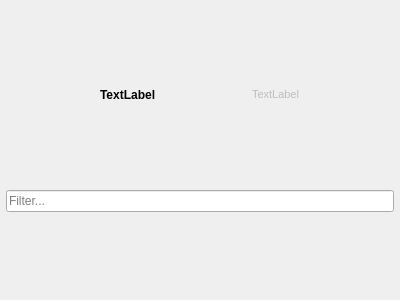
<?xml version="1.0" encoding="UTF-8"?>
<ui version="4.0">
 <class>Form</class>
 <widget class="QWidget" name="Form">
  <property name="geometry">
   <rect>
    <x>0</x>
    <y>0</y>
    <width>400</width>
    <height>300</height>
   </rect>
  </property>
  <property name="windowTitle">
   <string>Form</string>
  </property>
  <layout class="QVBoxLayout" name="verticalLayout">
   <property name="spacing">
    <number>4</number>
   </property>
   <property name="leftMargin">
    <number>6</number>
   </property>
   <property name="topMargin">
    <number>4</number>
   </property>
   <property name="rightMargin">
    <number>6</number>
   </property>
   <property name="bottomMargin">
    <number>4</number>
   </property>
   <item>
    <layout class="QHBoxLayout" name="topLayout">
     <property name="spacing">
      <number>2</number>
     </property>
     <property name="sizeConstraint">
      <enum>QLayout::SetFixedSize</enum>
     </property>
     <item>
      <widget class="QLabel" name="lblName">
       <property name="sizePolicy">
        <sizepolicy hsizetype="Fixed" vsizetype="Fixed">
         <horstretch>0</horstretch>
         <verstretch>0</verstretch>
        </sizepolicy>
       </property>
       <property name="font">
        <font>
         <weight>75</weight>
         <bold>true</bold>
        </font>
       </property>
       <property name="text">
        <string>TextLabel</string>
       </property>
      </widget>
     </item>
     <item>
      <widget class="QLabel" name="lblTotal">
       <property name="enabled">
        <bool>false</bool>
       </property>
       <property name="sizePolicy">
        <sizepolicy hsizetype="Fixed" vsizetype="Fixed">
         <horstretch>0</horstretch>
         <verstretch>0</verstretch>
        </sizepolicy>
       </property>
       <property name="font">
        <font>
         <pointsize>8</pointsize>
        </font>
       </property>
       <property name="text">
        <string>TextLabel</string>
       </property>
      </widget>
     </item>
    </layout>
   </item>
   <item>
    <widget class="QLineEdit" name="txtFilter">
     <property name="frame">
      <bool>true</bool>
     </property>
     <property name="placeholderText">
      <string>Filter...</string>
     </property>
    </widget>
   </item>
   <item>
    <layout class="QVBoxLayout" name="itemsLayout">
     <property name="spacing">
      <number>0</number>
     </property>
    </layout>
   </item>
  </layout>
 </widget>
 <resources/>
 <connections/>
</ui>
